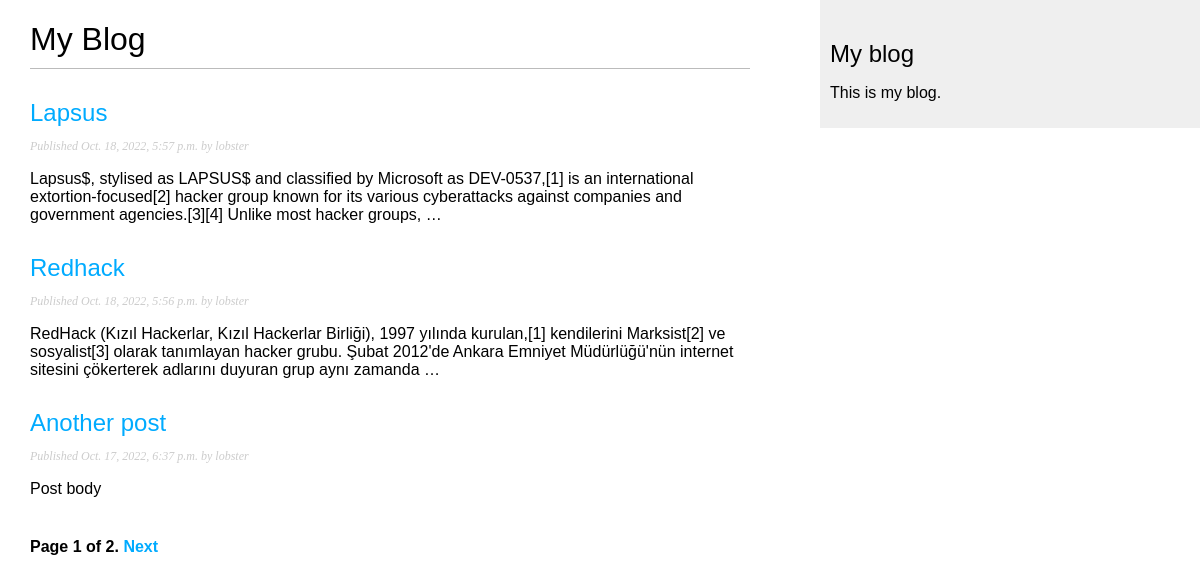
Screenshot of /blog/ with the database file from the repository.
### blog/models.py (models this page shows, shortened)
class Post(models.Model):
    STATUS_CHOICES = (
        ("draft","Draft"),
        ("published","Published"),
    )
    title = models.CharField(max_length=250)
    slug = models.SlugField(max_length=250, unique_for_date="publish")
    author = models.ForeignKey(User, on_delete=models.CASCADE,related_name="blog_posts")
    body = models.TextField()
    publish = models.DateTimeField(default=timezone.now)
    created = models.DateTimeField(auto_now_add =True)
    updated = models.DateTimeField(auto_now = True)
    status = models.CharField(max_length=10,choices=STATUS_CHOICES,default="draft")
    objects = models.Manager()  # default manager
    published = PublishedManager()  # our custom manager
    class Meta:
        ordering = ("-publish",)
    def get_absolute_url(self):
        return reverse("blog:post_detail", args=[self.publish.year,
                                                 self.publish.month,
                                                 self.publish.day,
                                                 self.slug])

### blog/views.py (the view)
# urls.py: path("", views.PostListView.as_view(), name="post_list"),
class PostListView(ListView):
    queryset = Post.published.all()
    context_object_name="posts"
    paginate_by = 3
    template_name = "blog/post/list.html"

### blog/templates/blog/post/list.html (shortened to what this page needs)
{% extends 'blog/base.html' %}
{% block content %}
<h1>My Blog</h1>
{% for post in posts %}
    <h2>
        <a href={{post.get_absolute_url}}>{{post.title}}</a>
    </h2>
    <p class="date">
        Published {{post.publish}} by {{post.author}}
    </p>
    {{post.body|truncatewords:30|linebreaks}}
{% endfor %}
{% include "blog/pagination.html" with page=page_obj %}
{% endblock content %}

### blog/templates/blog/base.html (shortened to what this page needs)
{% load static %}
<!DOCTYPE html>
<html lang="en">
<head>
    <link rel="stylesheet" href={% static 'css/blog.css' %}>
</head>
<body>
    <div id="content">
        {% block content %}
        {% endblock content %}
    </div>
    <div id="sidebar">
        <h2>My blog</h2>
        <p>This is my blog.</p>
    </div>
</body>
</html>

### blog/templates/blog/pagination.html (shortened to what this page needs)
<div class="pagination">
    <span class="step-links">
        <span class="current">
            Page {{page.number}} of {{page.paginator.num_pages}}.
        </span>
        {% if page.has_next %}
            <a href="?page={{page.next_page_number}}">Next</a>
        {% endif %}
    </span>
</div>

### blog/static/css/blog.css (style rules this page uses)
body { margin:0; padding:0; font-family:helvetica, sans-serif; }
a { color:#00abff; text-decoration:none; }
h1 { font-weight:normal; border-bottom:1px solid #bbb; padding:0 0 10px 0; }
h2 { font-weight:normal; margin:30px 0 0; }
#content { float:left; width:60%; padding:0 0 0 30px; }
#sidebar { float:right; width:30%; padding:10px; background:#efefef; height:100%; }
p.date { color:#ccc; font-family: georgia, serif; font-size: 12px; font-style: italic; }
.pagination { margin:40px 0; font-weight:bold; }

### rows the page displays
Post: title "Lapsus", publish "Oct. 18, 2022, 5:57 p.m.", author "lobster", body "Lapsus$, stylised as LAPSUS$ and classified by Microsoft as DEV-0537,[1] is an international extortion-focused[2] hacker group known for its various cyberattacks against companies and government agencies.[3][4] Unlike most hacker groups, …"
Post: title "Redhack", publish "Oct. 18, 2022, 5:56 p.m.", author "lobster", body "RedHack (Kızıl Hackerlar, Kızıl Hackerlar Birliği), 1997 yılında kurulan,[1] kendilerini Marksist[2] ve sosyalist[3] olarak tanımlayan hacker grubu. Şubat 2012'de Ankara Emniyet Müdürlüğü'nün internet sitesini çökerterek adlarını duyuran grup aynı zamanda …"
Post: title "Another post", publish "Oct. 17, 2022, 6:37 p.m.", author "lobster", body "Post body"

### other values shown
{{ page.number }} "1"
{{ page.paginator.num_pages }} "2"
